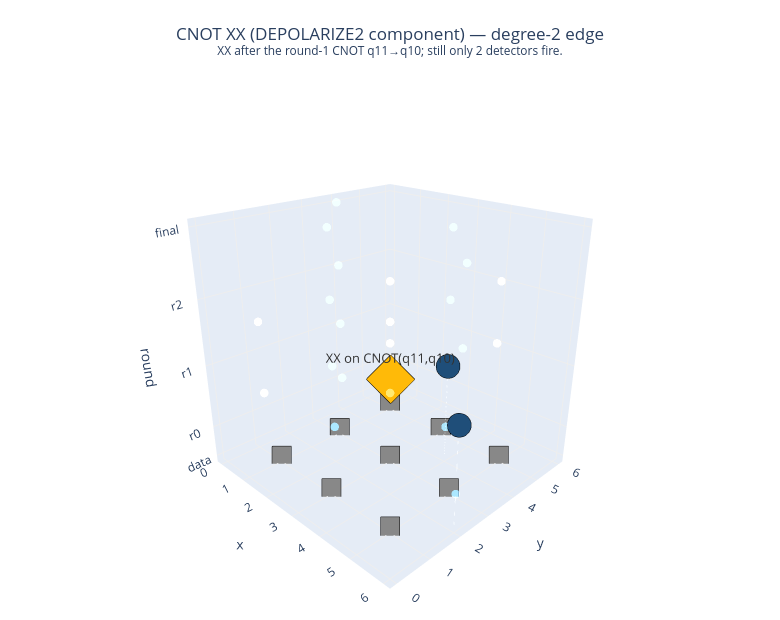

The code cell stored with this chart in its notebook:
### Markdown cell above
## 3. `DEPOLARIZE2` XX on a CNOT → degree 2 (no hyperedge)

After every CNOT, Stim's circuit-level noise model applies `DEPOLARIZE2(p)` — a uniform mixture over the 15 non-identity two-qubit Paulis. The component **XX** is not a hyperedge: the X on the ancilla propagates through the remaining CNOTs of the round onto one extra data qubit, and the X on the data qubit affects neighbouring Z-stabilizers. The net effect of *this specific* component, at *this specific* injection site, is still 2 detectors — but already at a richer spatial pattern than the bare data-qubit X.

### Code cell
# CX-instruction #6 is the 2nd CX layer of round 1; it contains the pair (q11, q10).
circ = inject_after_cnot(clean_circuit, cx_idx=6, paulis=[(11, 'X'), (10, 'X')])
fired = fired_detectors(circ)
print(f"Fired detectors: {fired}  (count = {len(fired)})")

fig = plot_event(
    fired,
    injection=(3.5, 2.5, 1.0, 'XX on CNOT(q11,q10)'),
    title='CNOT XX (DEPOLARIZE2 component) — degree-2 edge',
    subtitle='XX after the round-1 CNOT q11→q10; still only 2 detectors fire.'
)
fig.show()

### Figure 1 — Plotly figure (JSON) as saved in the notebook; plotly's stock layout.template omitted (floating-point values rounded to 4 significant figures)
{"data": [{"hoverinfo": "text", "marker": {"color": ["rgba(70,130,180,0.25)", "rgba(70,130,180,0.25)", "rgba(70,130,180,0.25)", "rgba(70,130,180,0.25)", "rgba(214,93,107,0.25)", "rgba(70,130,180,0.25)", "rgba(214,93,107,0.25)", "rgba(70,130,180,0.25)", "rgba(70,130,180,0.25)", "rgba(214,93,107,0.25)", "rgba(70,130,180,0.25)", "rgba(214,93,107,0.25)", "rgba(214,93,107,0.25)", "rgba(70,130,180,0.25)", "rgba(214,93,107,0.25)", "rgba(70,130,180,0.25)", "rgba(70,130,180,0.25)", "rgba(214,93,107,0.25)", "rgba(70,130,180,0.25)", "rgba(214,93,107,0.25)", "rgba(70,130,180,0.25)", "rgba(70,130,180,0.25)", "rgba(70,130,180,0.25)", "rgba(70,130,180,0.25)"], "line": {"width": 0}, "size": 5}, "mode": "markers", "name": "detectors (idle)", "showlegend": false, "text": ["det 0 | round 0 | Z-type", "det 1 | round 0 | Z-type", "det 2 | round 0 | Z-type", "det 3 | round 0 | Z-type", "det 4 | round 1 | X-type", "det 5 | round 1 | Z-type", "det 6 | round 1 | X-type", "det 7 | round 1 | Z-type", "det 8 | round 1 | Z-type", "det 9 | round 1 | X-type", "det 10 | round 1 | Z-type", "det 11 | round 1 | X-type", "det 12 | round 2 | X-type", "det 13 | round 2 | Z-type", "det 14 | round 2 | X-type", "det 15 | round 2 | Z-type", "det 16 | round 2 | Z-type", "det 17 | round 2 | X-type", "det 18 | round 2 | Z-type", "det 19 | round 2 | X-type", "det 20 | round 3 | Z-type", "det 21 | round 3 | Z-type", "det 22 | round 3 | Z-type", "det 23 | round 3 | Z-type"], "type": "scatter3d", "x": [0, 2, 4, 6, 2, 2, 4, 6, 0, 2, 4, 4, 2, 2, 4, 6, 0, 2, 4, 4, 0, 2, 4, 6], "y": [4, 2, 4, 2, 0, 2, 2, 2, 4, 4, 4, 6, 0, 2, 2, 2, 4, 4, 4, 6, 4, 2, 4, 2], "z": [0, 0, 0, 0, 1, 1, 1, 1, 1, 1, 1, 1, 2, 2, 2, 2, 2, 2, 2, 2, 3, 3, 3, 3]}, {"hoverinfo": "text", "marker": {"color": ["#1f4e79", "#1f4e79"], "line": {"color": "black", "width": 2}, "size": 14}, "mode": "markers", "name": "fired", "showlegend": false, "text": ["FIRED det 7 | round 1 | Z-type", "FIRED det 10 | round 1 | Z-type"], "type": "scatter3d", "x": [6, 4], "y": [2, 4], "z": [1, 1]}, {"hoverinfo": "skip", "line": {"color": "rgba(120,120,120,0.45)", "dash": "dot", "width": 2}, "mode": "lines", "showlegend": false, "type": "scatter3d", "x": [6, 6], "y": [2, 2], "z": [1, -0.5]}, {"hoverinfo": "skip", "line": {"color": "rgba(120,120,120,0.45)", "dash": "dot", "width": 2}, "mode": "lines", "showlegend": false, "type": "scatter3d", "x": [4, 4], "y": [4, 4], "z": [1, -0.5]}, {"hoverinfo": "text", "marker": {"color": "#888888", "line": {"color": "black", "width": 1}, "size": 10, "symbol": "square"}, "mode": "markers+text", "name": "data qubits", "showlegend": false, "text": ["q1", "q3", "q5", "q8", "q10", "q12", "q15", "q17", "q19"], "textfont": {"color": "#333", "size": 10}, "textposition": "bottom center", "type": "scatter3d", "x": [1, 3, 5, 1, 3, 5, 1, 3, 5], "y": [1, 1, 1, 3, 3, 3, 5, 5, 5], "z": [-0.5, -0.5, -0.5, -0.5, -0.5, -0.5, -0.5, -0.5, -0.5]}, {"hoverinfo": "text", "marker": {"color": "#ffba08", "line": {"color": "black", "width": 2}, "size": 16, "symbol": "diamond"}, "mode": "markers+text", "name": "injected error", "showlegend": false, "text": ["XX on CNOT(q11,q10)"], "textfont": {"color": "#333", "size": 13}, "textposition": "top center", "type": "scatter3d", "x": [3.5], "y": [2.5], "z": [1]}], "layout": {"height": 620, "margin": {"b": 0, "l": 0, "r": 0, "t": 80}, "paper_bgcolor": "white", "scene": {"aspectmode": "cube", "bgcolor": "white", "camera": {"eye": {"x": 1.6, "y": -1.6, "z": 1}}, "xaxis": {"gridcolor": "#eee", "showgrid": true, "title": {"text": "x"}, "zeroline": false}, "yaxis": {"gridcolor": "#eee", "showgrid": true, "title": {"text": "y"}, "zeroline": false}, "zaxis": {"gridcolor": "#eee", "showgrid": true, "ticktext": ["data", "r0", "r1", "r2", "final"], "tickvals": [-0.5, 0, 1, 2, 3], "title": {"text": "round"}, "zeroline": false}}, "title": {"text": "CNOT XX (DEPOLARIZE2 component) — degree-2 edge<br><sup>XX after the round-1 CNOT q11→q10; still only 2 detectors fire.</sup>", "x": 0.5, "xanchor": "center"}, "width": 780}}
